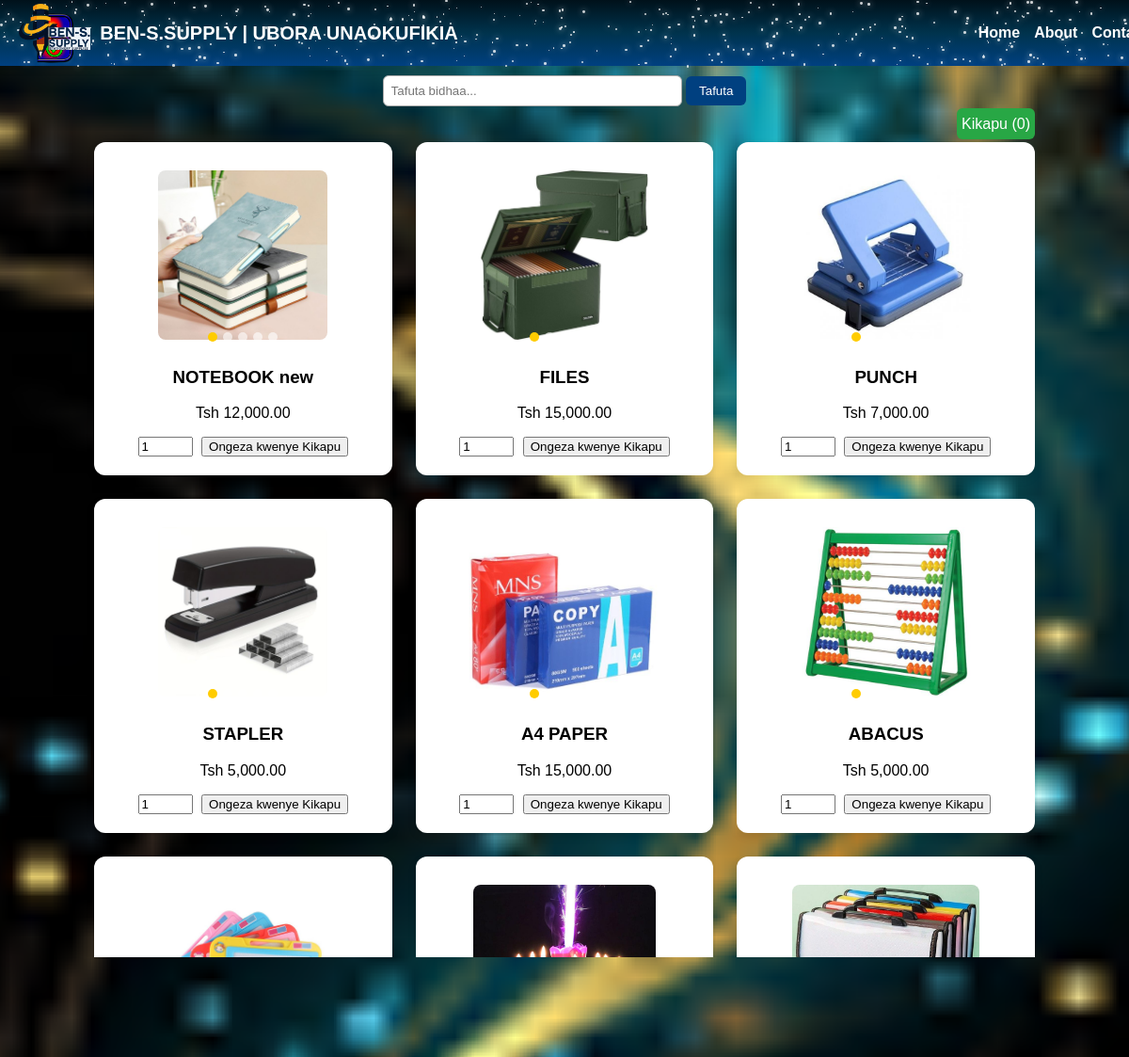
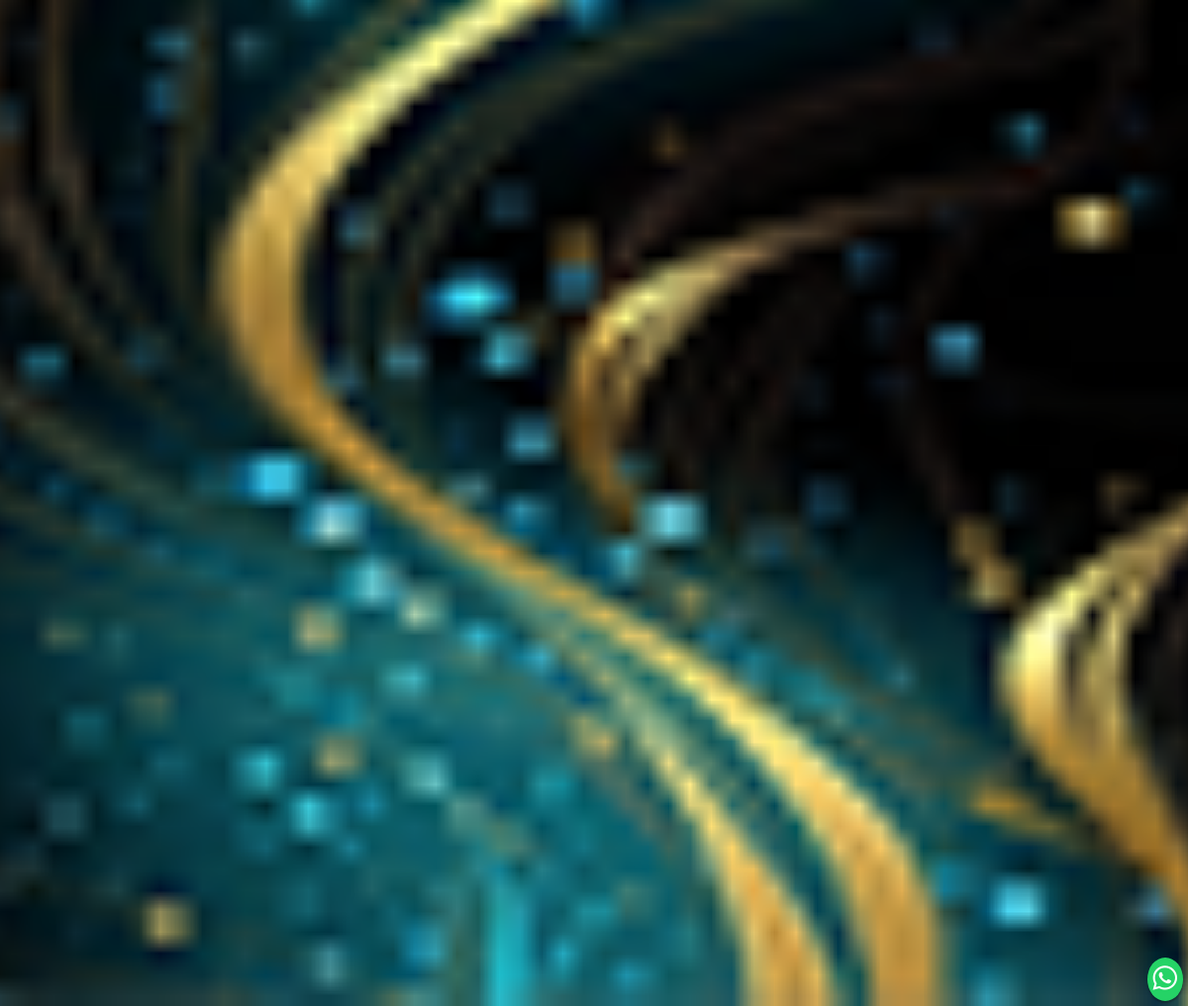
The page / on the database its author committed (2 pictures, top to bottom).
### tables this page shows
CREATE TABLE products (
    id INTEGER PRIMARY KEY AUTOINCREMENT,
    name TEXT NOT NULL,
    price REAL NOT NULL,
    image1 TEXT,
    image2 TEXT,
    image3 TEXT,
    image4 TEXT,
    image5 TEXT
);

### app.py (the view)
@app.route("/")
def home():
    query = request.args.get("q", "").strip()
    conn = get_db_connection()
    if query:
        products = conn.execute("SELECT * FROM products WHERE name LIKE ? ORDER BY id DESC", (f"%{query}%",)).fetchall()
    else:
        products = conn.execute("SELECT * FROM products ORDER BY id DESC").fetchall()
    conn.close()
    return render_template("home.html", products=products, query=query)

### app.py (called while the page is built)
def get_db_connection():
    conn = sqlite3.connect(DB_FILE, timeout=10)
    conn.row_factory = sqlite3.Row
    return conn

### templates/home.html (shortened to what this page needs)
{% extends "base.html" %}
{% block content %}
<form method="GET" action="{{ url_for('home') }}" style="text-align:center; margin-bottom:10px;">
    <input type="text" name="q" placeholder="Tafuta bidhaa..."
           style="padding:8px; width:50%; max-width:300px; border-radius:6px; border:1px solid #aaa;"
           value="{{ query }}">
    <button type="submit"
            style="padding:8px 14px; border:none; border-radius:6px; background:#004080; color:white; cursor:pointer;">
        Tafuta
    </button>
</form>
<div style="text-align:right; margin-bottom:10px;">
    <a href="{{ url_for('cart') }}" style="padding:8px 5px; background:#28a745; color:white; border-radius:6px; text-decoration:none;">
        Kikapu ({{ session.get('cart_count',0) }})
    </a>
</div>
<div class="products-grid">
    {% for product in products %}
    <div class="product-card">
        {% set images = [product['image1'], product['image2'], product['image3'], product['image4'], product['image5']] %}
        <div class="image-box" data-images="{{ images|join(',') }}">
            {% if images[0] %}
            <img src="{{ url_for('static', filename='uploads/' + images[0]) }}" alt="{{ product['name'] }}">
            <div class="dots">
                {% for img in images if img %}
                <span class="dot{% if loop.index0 == 0 %} active{% endif %}"></span>
                {% endfor %}
            </div>
            {% endif %}
        </div>
        <h3>{{ product['name'] }}</h3>
        <p class="price">Tsh {{ "{:,.2f}".format(product['price']) }}</p>
        <form method="POST" action="{{ url_for('add_to_cart') }}">
            <input type="number" name="quantity" value="1" min="1" style="width:50px; margin-right:5px;">
            <button type="submit" class="buy-btn">Ongeza kwenye Kikapu</button>
        </form>
    </div>
    {% endfor %}
</div>
{% endblock %}

### templates/base.html (shortened to what this page needs)
<!DOCTYPE html>
<html lang="sw">
<head>
<link rel="stylesheet" href="https://cdnjs.cloudflare.com/ajax/libs/font-awesome/6.4.0/css/all.min.css">
</head>
<body>
<header>
    <div class="stars-container"></div>
    <div class="logo-left">
        <img src="{{ url_for('static', filename='right_logo.png') }}" alt="Logo" onerror="this.style.display='none'">
        <div class="small-name">BEN-S.SUPPLY | UBORA UNAOKUFIKIA</div>
    </div>
    <nav>
        <a href="{{ url_for('home') }}">Home</a>
        <a href="{{ url_for('about') }}">About</a>
        <a href="{{ url_for('contact') }}">Contact</a>
    </nav>
</header>
<main>
    {% block content %}{% endblock %}
</main>
<footer style="position: relative; background:#002244; color:white; padding:20px 10px; font-size:14px;">
    <div style="display:flex; justify-content:space-between; align-items:center; flex-wrap:wrap; max-width:1000px; margin:0 auto;">
        <div style="flex:1 1 200px;">
            &copy; 2025 BEN-S.SUPPLY | Ubora Wetu Ni Fahari Yako
        </div>
        <form action="{{ url_for('subscribe') }}" method="POST"
              style="display:flex; gap:5px; flex:0 0 auto;">
            <input type="email" name="email" placeholder="Andika email yako" required
                   style="padding:6px 10px; border-radius:20px; border:none; outline:none; min-width:150px;">
            <button type="submit"
                    style="background:#ffcc00; color:#002244; padding:8px 15px; border-radius:20px;
                           font-weight:bold; text-decoration:none; box-shadow:0 2px 6px rgba(0,0,0,0.3);
                           transition:all 0.3s;">
                <i class="fas fa-envelope"></i> Subscribe
            </button>
        </form>
    </div>
</footer>
<a href="https://wa.me/255692852961?text=Habari%20naomba%20msaada%20kutoka%20kwa%20BEN-S.SUPPLY"
   target="_blank"
   style="position:fixed; bottom:5px; right:5px; background:#25D366; color:white; border-radius:80%; padding:6px; text-align:center; font-size:28px; box-shadow:0 2px 2px rgba(0,0,0,0.3); z-index:5000; text-decoration:none;">
   <i class="fab fa-whatsapp"></i>
</a>

### templates/home.html (style rules this page uses)
.products-grid { display:grid; grid-template-columns: repeat(3, 1fr); gap:25px; }
.product-card { background:#fff; padding:20px; border-radius:12px; box-shadow:0 4px 10px rgba(0,0,0,0.1); text-align:center; transition:0.3s; }
.image-box { position: relative; width:100%; height:200px; display:flex; align-items:center; justify-content:center; margin-bottom:15px; }
.image-box img { max-height:180px; max-width:100%; border-radius:8px; cursor:pointer; transition: transform 0.2s; }
.image-box .dots { position: absolute; bottom: 8px; display: flex; justify-content: center; width: 100%; gap: 6px; }
.image-box .dot { width: 10px; height: 10px; border-radius: 50%; background: rgba(255,255,255,0.6); cursor: pointer; transition: 0.2s; }
.image-box .dot.active { background: #ffcc00; }

### rows shown on the page
products: image1 (picture), name "NOTEBOOK new", price "12,000.00"
products: image1 (picture), name "FILES", price "15,000.00"
products: image1 (picture), name "PUNCH", price "7,000.00"
products: image1 (picture), name "STAPLER", price "5,000.00"
products: image1 (picture), name "A4 PAPER", price "15,000.00"
products: image1 (picture), name "ABACUS", price "5,000.00"
products: image1 (picture), name "UBAO WA KUANDIKA NA KUFUTA", price "5,000.00"
products: image1 (picture), name "MSHUMAA WA KUPAMBA KEKI", price "5,000.00"
products: image1 (picture), name "EXPANDING FILE"
products: image1 (picture), name "SOLOTEP MBALIMBALI", price "4,000.00"
products: image1 (picture), name "DISH", price "5,000.00"
products: image1 (picture), price "7,000.00"
products: image1 (picture), name "NOTEBOOK", price "9,000.00"
products: image1 (picture), name "GAMES"
products: image1 (picture), name "CASIO", price "40,000.00"

### other values the page prints
{{ session.get('cart_count',0) }} "0"
